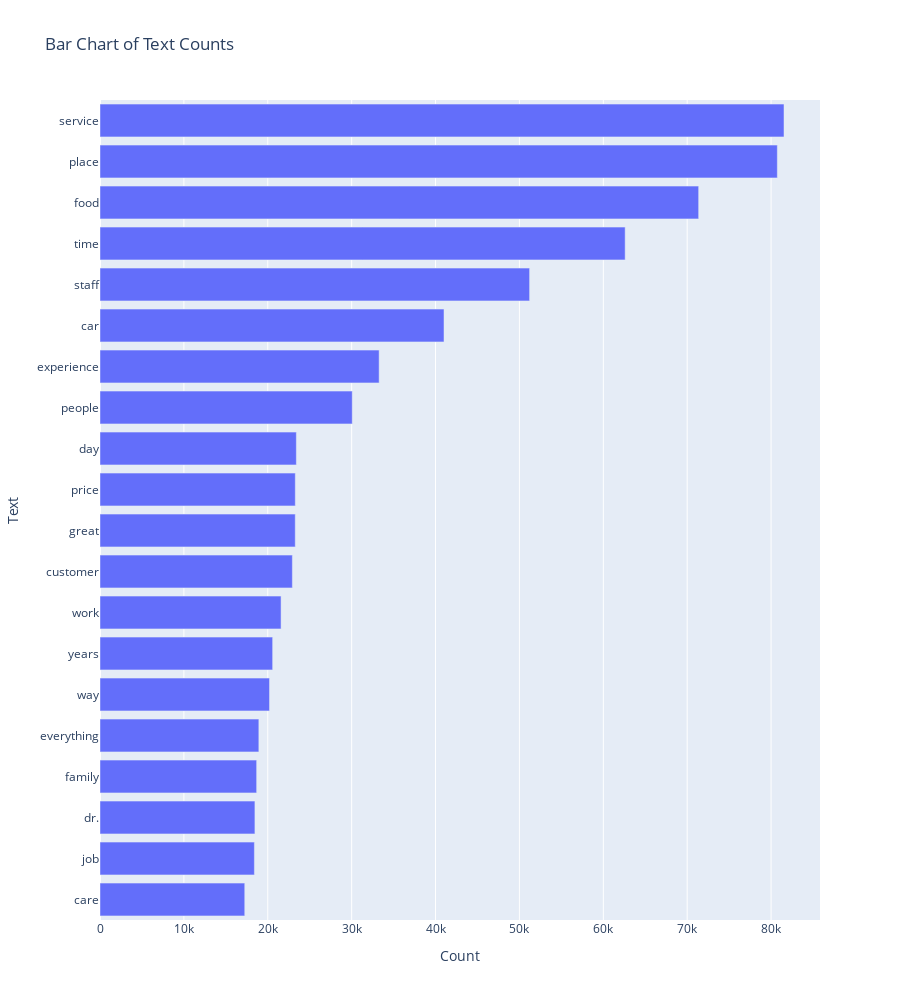

The notebook cell saved with this chart:
### Code cell
import plotly.graph_objects as go

import plotly.express as px

# Giả sử df có cột "text" và "count"
# Tạo DataFrame mẫu
df = pd.DataFrame(loaded_counter, columns=['Text', 'Count'])

# Vẽ biểu đồ cột bằng plotly
fig = px.bar(df[:20][::-1], y='Text', x='Count', title='Bar Chart of Text Counts', labels={'count': 'Count'}, height=1000)
fig.show()

### Figure 1 — Plotly figure (JSON) as saved in the notebook; plotly's stock layout.template omitted (floating-point values rounded to 4 significant figures)
{"data": [{"alignmentgroup": "True", "hovertemplate": "Count=%{x}<br>Text=%{y}<extra></extra>", "legendgroup": "", "marker": {"color": "#636efa", "pattern": {"shape": ""}}, "name": "", "offsetgroup": "", "orientation": "h", "showlegend": false, "textposition": "auto", "type": "bar", "x": [17257, 18405, 18468, 18674, 18936, 20209, 20581, 21584, 22932, 23275, 23281, 23407, 30070, 33276, 41009, 51213, 62604, 71366, 80744, 81539], "xaxis": "x", "y": ["care", "job", "dr.", "family", "everything", "way", "years", "work", "customer", "great", "price", "day", "people", "experience", "car", "staff", "time", "food", "place", "service"], "yaxis": "y"}], "layout": {"barmode": "relative", "height": 1000, "legend": {"tracegroupgap": 0}, "title": {"text": "Bar Chart of Text Counts"}, "xaxis": {"anchor": "y", "domain": [0, 1], "title": {"text": "Count"}}, "yaxis": {"anchor": "x", "domain": [0, 1], "title": {"text": "Text"}}}}
